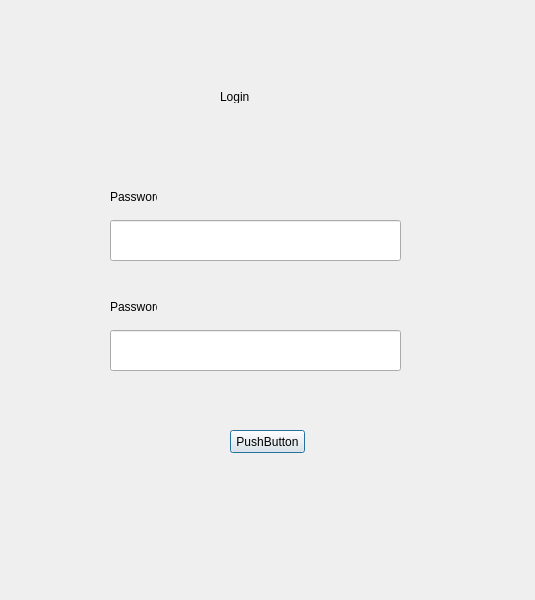
<?xml version="1.0" encoding="UTF-8"?>
<ui version="4.0">
 <class>Dialog</class>
 <widget class="QDialog" name="Dialog">
  <property name="geometry">
   <rect>
    <x>0</x>
    <y>0</y>
    <width>535</width>
    <height>600</height>
   </rect>
  </property>
  <property name="windowTitle">
   <string>Dialog</string>
  </property>
  <widget class="QLabel" name="label">
   <property name="geometry">
    <rect>
     <x>220</x>
     <y>90</y>
     <width>47</width>
     <height>13</height>
    </rect>
   </property>
   <property name="text">
    <string>Login</string>
   </property>
  </widget>
  <widget class="QLabel" name="label_3">
   <property name="geometry">
    <rect>
     <x>110</x>
     <y>300</y>
     <width>47</width>
     <height>13</height>
    </rect>
   </property>
   <property name="text">
    <string>Password</string>
   </property>
  </widget>
  <widget class="QPushButton" name="pushButton">
   <property name="geometry">
    <rect>
     <x>230</x>
     <y>430</y>
     <width>75</width>
     <height>23</height>
    </rect>
   </property>
   <property name="text">
    <string>PushButton</string>
   </property>
  </widget>
  <widget class="QLineEdit" name="lineEdit_2">
   <property name="geometry">
    <rect>
     <x>110</x>
     <y>330</y>
     <width>291</width>
     <height>41</height>
    </rect>
   </property>
  </widget>
  <widget class="QLabel" name="label_4">
   <property name="geometry">
    <rect>
     <x>110</x>
     <y>190</y>
     <width>47</width>
     <height>13</height>
    </rect>
   </property>
   <property name="text">
    <string>Password</string>
   </property>
  </widget>
  <widget class="QLineEdit" name="lineEdit_3">
   <property name="geometry">
    <rect>
     <x>110</x>
     <y>220</y>
     <width>291</width>
     <height>41</height>
    </rect>
   </property>
  </widget>
 </widget>
 <resources/>
 <connections/>
</ui>
